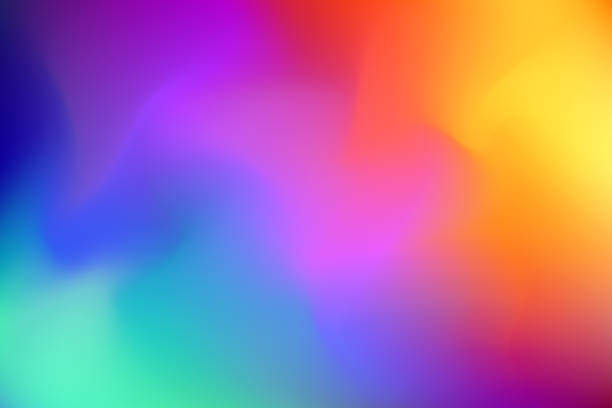
#> input picture Ödev_4/renkpaleti.jpg, 612 x 408 px
$ python resimdeneme2.py
#> lines starting #> are read from the running program, lines starting #| are printed output that depends on the picture; after the words box and inside, x2 and y2 are one past the last pixel; in counts of white or black regions, pixels touching at a corner belong together
import cv2
import numpy


resim1 = cv2.imread("renkpaleti.jpg")
#> resim1 is the input picture: shape (408, 612, 3); mean B, G, R 159.2, 114.5, 162.7

resim2 = cv2.imread("renkpaleti.jpg",0) #resmin siyah beyaz hali
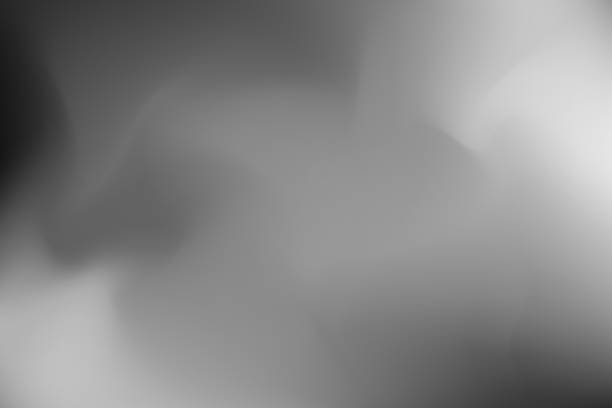
#> resim2: shape (408, 612); min 21, max 229, mean 134


#cv2.imshow("resim deneme omer faruk okusluk",resim1)
#cv2.imshow("resim deneme omer faruk okusluk",resim2)

print("----------------------------------------------------------------------------------------------------------------------------------------")


print(resim1)
#> (printed output is left out)

print(resim1.size)
#| 749088

print(resim1.dtype)
#| uint8

print(resim1.shape)
#| (408, 612, 3)


print("----------------------------------------------------------------------------------------------------------------------------------------")


print(resim2)
#> (printed output is left out)

print(resim2.size)
#| 249696

print(resim2.dtype)
#| uint8

print(resim2.shape)
#| (408, 612)


print("----------------------------------------------------------------------------------------------------------------------------------------")

print(resim1[(56,7)])
#| [119  13  26]

resim1[60,60] = [0,0,0]
#> resim1: shape (408, 612, 3); under 0.01% of pixels changed, all inside (x1, y1, x2, y2) = (60, 60, 61, 61)
resim1[60,61] = [0,0,0]
#> resim1: shape (408, 612, 3); mean B, G, R 159.2, 114.5, 162.7
resim1[60,62] = [0,0,0]
#> resim1: shape (408, 612, 3); mean B, G, R 159.2, 114.5, 162.7
resim1[60,63] = [0,0,0]
#> resim1: shape (408, 612, 3); mean B, G, R 159.2, 114.5, 162.7
resim1[60,64] = [0,0,0]
#> resim1: shape (408, 612, 3); mean B, G, R 159.2, 114.5, 162.7
resim1[60,65] = [0,0,0]
#> resim1: shape (408, 612, 3); mean B, G, R 159.2, 114.5, 162.7
resim1[60,66] = [0,0,0]
#> resim1: shape (408, 612, 3); mean B, G, R 159.2, 114.5, 162.7
resim1[60,67] = [255,255,255]
#> resim1: shape (408, 612, 3); mean B, G, R 159.2, 114.5, 162.7

cv2.imshow("resim deneme omer faruk okusluk",resim1)

for i in range(612):
    resim1[60,i] = [0,0,0]
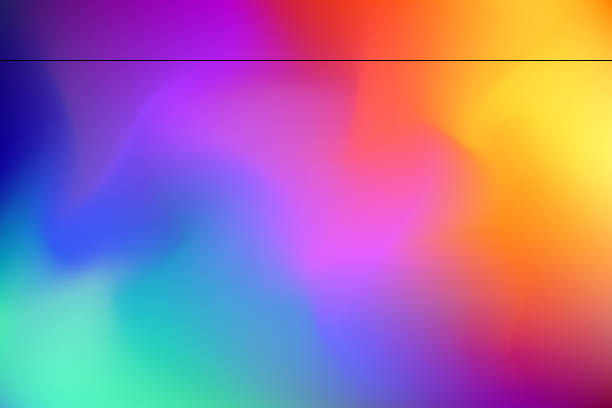
#> resim1: shape (408, 612, 3); mean B, G, R 158.9, 114.2, 162.3


cv2.imshow("resim deneme omer faruk okusluk",resim1)


cv2.waitKey(0)

cv2.destroyAllWindows()
